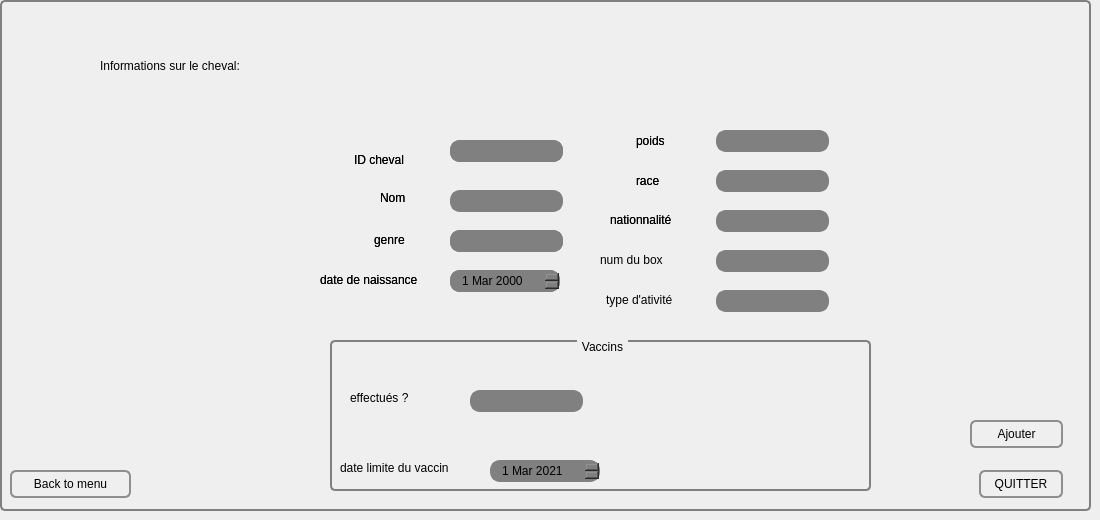
        <widget class="QWidget" name="tab_3">
         <attribute name="title">
          <string>Ajouter </string>
         </attribute>
         <widget class="QGroupBox" name="groupBox_2">
          <property name="geometry">
           <rect>
            <x>0</x>
            <y>0</y>
            <width>1091</width>
            <height>511</height>
           </rect>
          </property>
          <property name="styleSheet">
           <string notr="true">QGroupBox {
    background-color: qlineargradient(x1: 0, y1: 0, x2: 0, y2: 1,
                                      stop: 0 #E0E0E0, stop: 1 #FFFFFF);
    border: 2px solid gray;
    border-radius: 5px;
    margin-top: 1ex; /* leave space at the top for the title */
}

QGroupBox::title {
    subcontrol-origin: margin;
    subcontrol-position: top center; /* position at the top center */
    padding: 0 3px;
    background-color: qlineargradient(x1: 0, y1: 0, x2: 0, y2: 1,
                                      stop: 0 #FF0ECE, stop: 1 #FFFFFF);
}</string>
          </property>
          <property name="title">
           <string/>
          </property>
          <widget class="QLineEdit" name="idChev">
           <property name="geometry">
            <rect>
             <x>450</x>
             <y>140</y>
             <width>113</width>
             <height>22</height>
            </rect>
           </property>
           <property name="styleSheet">
            <string notr="true">QLineEdit {
    border: 2px solid gray;
    border-radius: 10px;
    padding: 0 8px;
    background: grey;
    selection-background-color: darkgray;
}
</string>
           </property>
          </widget>
          <widget class="QLineEdit" name="nomChev">
           <property name="geometry">
            <rect>
             <x>450</x>
             <y>190</y>
             <width>113</width>
             <height>22</height>
            </rect>
           </property>
           <property name="styleSheet">
            <string notr="true">QLineEdit {
    border: 2px solid gray;
    border-radius: 10px;
    padding: 0 8px;
    background: grey;
    selection-background-color: darkgray;
}
</string>
           </property>
          </widget>
          <widget class="QLineEdit" name="poidsChev">
           <property name="geometry">
            <rect>
             <x>716</x>
             <y>130</y>
             <width>113</width>
             <height>22</height>
            </rect>
           </property>
           <property name="styleSheet">
            <string notr="true">QLineEdit {
    border: 2px solid gray;
    border-radius: 10px;
    padding: 0 8px;
    background: grey;
    selection-background-color: darkgray;
}
</string>
           </property>
          </widget>
          <widget class="QLabel" name="label_6">
           <property name="geometry">
            <rect>
             <x>354</x>
             <y>150</y>
             <width>81</width>
             <height>20</height>
            </rect>
           </property>
           <property name="styleSheet">
            <string notr="true">font: 25 10pt &quot;Footlight MT Light&quot;;</string>
           </property>
           <property name="text">
            <string>ID cheval</string>
           </property>
          </widget>
          <widget class="QLabel" name="label_7">
           <property name="geometry">
            <rect>
             <x>380</x>
             <y>190</y>
             <width>55</width>
             <height>16</height>
            </rect>
           </property>
           <property name="styleSheet">
            <string notr="true">font: 25 10pt &quot;Footlight MT Light&quot;;
</string>
           </property>
           <property name="text">
            <string>Nom</string>
           </property>
          </widget>
          <widget class="QLabel" name="label_8">
           <property name="geometry">
            <rect>
             <x>374</x>
             <y>230</y>
             <width>61</width>
             <height>20</height>
            </rect>
           </property>
           <property name="styleSheet">
            <string notr="true">font: 25 10pt &quot;Footlight MT Light&quot;;</string>
           </property>
           <property name="text">
            <string>genre</string>
           </property>
          </widget>
          <widget class="QLabel" name="label_9">
           <property name="geometry">
            <rect>
             <x>320</x>
             <y>270</y>
             <width>121</width>
             <height>20</height>
            </rect>
           </property>
           <property name="styleSheet">
            <string notr="true">font: 25 10pt &quot;Footlight MT Light&quot;;</string>
           </property>
           <property name="text">
            <string>date de naissance</string>
           </property>
          </widget>
          <widget class="QLabel" name="label_10">
           <property name="geometry">
            <rect>
             <x>636</x>
             <y>130</y>
             <width>55</width>
             <height>21</height>
            </rect>
           </property>
           <property name="styleSheet">
            <string notr="true">font: 25 10pt &quot;Footlight MT Light&quot;;</string>
           </property>
           <property name="text">
            <string>poids</string>
           </property>
          </widget>
          <widget class="QLabel" name="label_11">
           <property name="geometry">
            <rect>
             <x>636</x>
             <y>170</y>
             <width>55</width>
             <height>21</height>
            </rect>
           </property>
           <property name="styleSheet">
            <string notr="true">font: 25 10pt &quot;Footlight MT Light&quot;;</string>
           </property>
           <property name="text">
            <string>race</string>
           </property>
          </widget>
          <widget class="QLabel" name="label_12">
           <property name="geometry">
            <rect>
             <x>610</x>
             <y>210</y>
             <width>81</width>
             <height>20</height>
            </rect>
           </property>
           <property name="styleSheet">
            <string notr="true">font: 25 10pt &quot;Footlight MT Light&quot;;</string>
           </property>
           <property name="text">
            <string>nationnalité</string>
           </property>
          </widget>
          <widget class="QLabel" name="label_13">
           <property name="geometry">
            <rect>
             <x>600</x>
             <y>250</y>
             <width>91</width>
             <height>20</height>
            </rect>
           </property>
           <property name="styleSheet">
            <string notr="true">font: 25 10pt &quot;Footlight MT Light&quot;;</string>
           </property>
           <property name="text">
            <string>num du box</string>
           </property>
          </widget>
          <widget class="QLabel" name="label_14">
           <property name="geometry">
            <rect>
             <x>606</x>
             <y>290</y>
             <width>91</width>
             <height>20</height>
            </rect>
           </property>
           <property name="styleSheet">
            <string notr="true">font: 25 10pt &quot;Footlight MT Light&quot;;</string>
           </property>
           <property name="text">
            <string>type d'ativité</string>
           </property>
          </widget>
          <widget class="QGroupBox" name="groupBox_3">
           <property name="geometry">
            <rect>
             <x>330</x>
             <y>340</y>
             <width>541</width>
             <height>151</height>
            </rect>
           </property>
           <property name="title">
            <string>Vaccins</string>
           </property>
           <widget class="QLabel" name="label_15">
            <property name="geometry">
             <rect>
              <x>10</x>
              <y>120</y>
              <width>131</width>
              <height>16</height>
             </rect>
            </property>
            <property name="styleSheet">
             <string notr="true">font: 25 10pt &quot;Footlight MT Light&quot;;</string>
            </property>
            <property name="text">
             <string>date limite du vaccin</string>
            </property>
           </widget>
           <widget class="QLineEdit" name="vaccinsChev">
            <property name="geometry">
             <rect>
              <x>140</x>
              <y>50</y>
              <width>113</width>
              <height>22</height>
             </rect>
            </property>
            <property name="styleSheet">
             <string notr="true">QLineEdit {
    border: 2px solid gray;
    border-radius: 10px;
    padding: 0 8px;
    background: grey;
    selection-background-color: darkgray;
}
</string>
            </property>
           </widget>
           <widget class="QDateEdit" name="dateLimiteVaccin">
            <property name="geometry">
             <rect>
              <x>160</x>
              <y>120</y>
              <width>110</width>
              <height>22</height>
             </rect>
            </property>
            <property name="styleSheet">
             <string notr="true">QDateEdit {
    border: 2px solid gray;
    border-radius: 10px;
    padding: 0 8px;
    background: grey;
    selection-background-color: darkgray;
}

</string>
            </property>
            <property name="maximumDate">
             <date>
              <year>2023</year>
              <month>3</month>
              <day>1</day>
             </date>
            </property>
            <property name="minimumDate">
             <date>
              <year>2021</year>
              <month>3</month>
              <day>1</day>
             </date>
            </property>
           </widget>
           <widget class="QLabel" name="label_28">
            <property name="geometry">
             <rect>
              <x>20</x>
              <y>50</y>
              <width>91</width>
              <height>16</height>
             </rect>
            </property>
            <property name="styleSheet">
             <string notr="true">font: 25 10pt &quot;Footlight MT Light&quot;;</string>
            </property>
            <property name="text">
             <string>effectués ?</string>
            </property>
           </widget>
          </widget>
          <widget class="QPushButton" name="ajouter_cheval">
           <property name="geometry">
            <rect>
             <x>970</x>
             <y>420</y>
             <width>93</width>
             <height>28</height>
            </rect>
           </property>
           <property name="styleSheet">
            <string notr="true">QPushButton {
    border: 2px solid #8f8f91;
    border-radius: 6px;
    background-color: qlineargradient(x1: 0, y1: 0, x2: 0, y2: 1,
                                      stop: 0 #f6f7fa, stop: 1 #dadbde);
    min-width: 80px;
}

QPushButton:pressed {
    background-color: qlineargradient(x1: 0, y1: 0, x2: 0, y2: 1,
                                      stop: 0 #dadbde, stop: 1 #f6f7fa);
}

QPushButton:flat {
    border: none; /* no border for a flat push button */
}

QPushButton:default {
    border-color: navy; /* make the default button prominent */
}
</string>
           </property>
           <property name="text">
            <string>Ajouter</string>
           </property>
           <property name="icon">
            <iconset resource="imagee.qrc">
             <normaloff>:/verifier.png</normaloff>:/verifier.png</iconset>
           </property>
          </widget>
          <widget class="QLineEdit" name="raceChev">
           <property name="geometry">
            <rect>
             <x>716</x>
             <y>170</y>
             <width>113</width>
             <height>22</height>
            </rect>
           </property>
           <property name="styleSheet">
            <string notr="true">QLineEdit {
    border: 2px solid gray;
    border-radius: 10px;
    padding: 0 8px;
    background: grey;
    selection-background-color: darkgray;
}
</string>
           </property>
          </widget>
          <widget class="QLineEdit" name="nationnaliteChev">
           <property name="geometry">
            <rect>
             <x>716</x>
             <y>210</y>
             <width>113</width>
             <height>22</height>
            </rect>
           </property>
           <property name="styleSheet">
            <string notr="true">QLineEdit {
    border: 2px solid gray;
    border-radius: 10px;
    padding: 0 8px;
    background: grey;
    selection-background-color: darkgray;
}
</string>
           </property>
          </widget>
          <widget class="QLineEdit" name="num_box">
           <property name="geometry">
            <rect>
             <x>716</x>
             <y>250</y>
             <width>113</width>
             <height>22</height>
            </rect>
           </property>
           <property name="styleSheet">
            <string notr="true">QLineEdit {
    border: 2px solid gray;
    border-radius: 10px;
    padding: 0 8px;
    background: grey;
    selection-background-color: darkgray;
}
</string>
           </property>
          </widget>
          <widget class="QLabel" name="label_38">
           <property name="geometry">
            <rect>
             <x>100</x>
             <y>50</y>
             <width>341</width>
             <height>31</height>
            </rect>
           </property>
           <property name="styleSheet">
            <string notr="true">font: 25 18pt &quot;Footlight MT Light&quot;;
</string>
           </property>
           <property name="text">
            <string>Informations sur le cheval:</string>
           </property>
          </widget>
          <widget class="QPushButton" name="QUITTER_1">
           <property name="geometry">
            <rect>
             <x>979</x>
             <y>470</y>
             <width>84</width>
             <height>28</height>
            </rect>
           </property>
           <property name="styleSheet">
            <string notr="true">QPushButton {
    border: 2px solid #8f8f91;
    border-radius: 6px;
    background-color: qlineargradient(x1: 0, y1: 0, x2: 0, y2: 1,
                                      stop: 0 #f6f7fa, stop: 1 #dadbde);
    min-width: 80px;
}

QPushButton:pressed {
    background-color: qlineargradient(x1: 0, y1: 0, x2: 0, y2: 1,
                                      stop: 0 #dadbde, stop: 1 #f6f7fa);
}

QPushButton:flat {
    border: none; /* no border for a flat push button */
}

QPushButton:default {
    border-color: navy; /* make the default button prominent */
}</string>
           </property>
           <property name="text">
            <string>QUITTER</string>
           </property>
           <property name="icon">
            <iconset resource="imagee.qrc">
             <normaloff>:/quitter.png</normaloff>:/quitter.png</iconset>
           </property>
          </widget>
          <widget class="QLineEdit" name="genreChev">
           <property name="geometry">
            <rect>
             <x>450</x>
             <y>230</y>
             <width>113</width>
             <height>22</height>
            </rect>
           </property>
           <property name="styleSheet">
            <string notr="true">QLineEdit {
    border: 2px solid gray;
    border-radius: 10px;
    padding: 0 8px;
    background: grey;
    selection-background-color: darkgray;
}
</string>
           </property>
          </widget>
          <widget class="QLineEdit" name="type_actChev">
           <property name="geometry">
            <rect>
             <x>716</x>
             <y>290</y>
             <width>113</width>
             <height>22</height>
            </rect>
           </property>
           <property name="styleSheet">
            <string notr="true">QLineEdit {
    border: 2px solid gray;
    border-radius: 10px;
    padding: 0 8px;
    background: grey;
    selection-background-color: darkgray;
}
</string>
           </property>
          </widget>
          <widget class="QDateEdit" name="dateChev">
           <property name="geometry">
            <rect>
             <x>450</x>
             <y>270</y>
             <width>110</width>
             <height>22</height>
            </rect>
           </property>
           <property name="styleSheet">
            <string notr="true">QDateEdit {
    border: 2px solid gray;
    border-radius: 10px;
    padding: 0 8px;
    background: grey;
    selection-background-color: darkgray;
}
</string>
           </property>
           <property name="maximumDateTime">
            <datetime>
             <hour>23</hour>
             <minute>59</minute>
             <second>59</second>
             <year>2022</year>
             <month>12</month>
             <day>31</day>
            </datetime>
           </property>
           <property name="minimumDateTime">
            <datetime>
             <hour>0</hour>
             <minute>0</minute>
             <second>0</second>
             <year>2000</year>
             <month>3</month>
             <day>1</day>
            </datetime>
           </property>
           <property name="minimumDate">
            <date>
             <year>2000</year>
             <month>3</month>
             <day>1</day>
            </date>
           </property>
          </widget>
          <widget class="QLabel" name="label_16">
           <property name="geometry">
            <rect>
             <x>610</x>
             <y>210</y>
             <width>81</width>
             <height>20</height>
            </rect>
           </property>
           <property name="styleSheet">
            <string notr="true">font: 25 10pt &quot;Footlight MT Light&quot;;</string>
           </property>
           <property name="text">
            <string>nationnalité</string>
           </property>
          </widget>
          <widget class="QLabel" name="label_25">
           <property name="geometry">
            <rect>
             <x>380</x>
             <y>190</y>
             <width>55</width>
             <height>16</height>
            </rect>
           </property>
           <property name="styleSheet">
            <string notr="true">font: 25 10pt &quot;Footlight MT Light&quot;;
</string>
           </property>
           <property name="text">
            <string>Nom</string>
           </property>
          </widget>
          <widget class="QLineEdit" name="idChev_2">
           <property name="geometry">
            <rect>
             <x>450</x>
             <y>140</y>
             <width>113</width>
             <height>22</height>
            </rect>
           </property>
           <property name="styleSheet">
            <string notr="true">QLineEdit {
    border: 2px solid gray;
    border-radius: 10px;
    padding: 0 8px;
    background: grey;
    selection-background-color: darkgray;
}
</string>
           </property>
          </widget>
          <widget class="QLabel" name="label_26">
           <property name="geometry">
            <rect>
             <x>354</x>
             <y>150</y>
             <width>81</width>
             <height>20</height>
            </rect>
           </property>
           <property name="styleSheet">
            <string notr="true">font: 25 10pt &quot;Footlight MT Light&quot;;</string>
           </property>
           <property name="text">
            <string>ID cheval</string>
           </property>
          </widget>
          <widget class="QLabel" name="label_27">
           <property name="geometry">
            <rect>
             <x>636</x>
             <y>170</y>
             <width>55</width>
             <height>21</height>
            </rect>
           </property>
           <property name="styleSheet">
            <string notr="true">font: 25 10pt &quot;Footlight MT Light&quot;;</string>
           </property>
           <property name="text">
            <string>race</string>
           </property>
          </widget>
          <widget class="QLabel" name="label_29">
           <property name="geometry">
            <rect>
             <x>320</x>
             <y>270</y>
             <width>121</width>
             <height>20</height>
            </rect>
           </property>
           <property name="styleSheet">
            <string notr="true">font: 25 10pt &quot;Footlight MT Light&quot;;</string>
           </property>
           <property name="text">
            <string>date de naissance</string>
           </property>
          </widget>
          <widget class="QLineEdit" name="genreChev_2">
           <property name="geometry">
            <rect>
             <x>450</x>
             <y>230</y>
             <width>113</width>
             <height>22</height>
            </rect>
           </property>
           <property name="styleSheet">
            <string notr="true">QLineEdit {
    border: 2px solid gray;
    border-radius: 10px;
    padding: 0 8px;
    background: grey;
    selection-background-color: darkgray;
}
</string>
           </property>
          </widget>
          <widget class="QLabel" name="label_30">
           <property name="geometry">
            <rect>
             <x>374</x>
             <y>230</y>
             <width>61</width>
             <height>20</height>
            </rect>
           </property>
           <property name="styleSheet">
            <string notr="true">font: 25 10pt &quot;Footlight MT Light&quot;;</string>
           </property>
           <property name="text">
            <string>genre</string>
           </property>
          </widget>
          <widget class="QDateEdit" name="dateChev_2">
           <property name="geometry">
            <rect>
             <x>450</x>
             <y>270</y>
             <width>110</width>
             <height>22</height>
            </rect>
           </property>
           <property name="styleSheet">
            <string notr="true">QDateEdit {
    border: 2px solid gray;
    border-radius: 10px;
    padding: 0 8px;
    background: grey;
    selection-background-color: darkgray;
}
</string>
           </property>
           <property name="maximumDateTime">
            <datetime>
             <hour>23</hour>
             <minute>59</minute>
             <second>59</second>
             <year>2022</year>
             <month>12</month>
             <day>31</day>
            </datetime>
           </property>
           <property name="minimumDateTime">
            <datetime>
             <hour>0</hour>
             <minute>0</minute>
             <second>0</second>
             <year>2000</year>
             <month>3</month>
             <day>1</day>
            </datetime>
           </property>
           <property name="minimumDate">
            <date>
             <year>2000</year>
             <month>3</month>
             <day>1</day>
            </date>
           </property>
          </widget>
          <widget class="QLabel" name="label_33">
           <property name="geometry">
            <rect>
             <x>636</x>
             <y>130</y>
             <width>55</width>
             <height>21</height>
            </rect>
           </property>
           <property name="styleSheet">
            <string notr="true">font: 25 10pt &quot;Footlight MT Light&quot;;</string>
           </property>
           <property name="text">
            <string>poids</string>
           </property>
          </widget>
          <widget class="QLabel" name="label_41">
           <property name="geometry">
            <rect>
             <x>110</x>
             <y>160</y>
             <width>121</width>
             <height>81</height>
            </rect>
           </property>
           <property name="styleSheet">
            <string notr="true">image: url(:/cheval.png);</string>
           </property>
           <property name="text">
            <string/>
           </property>
          </widget>
          <widget class="QPushButton" name="pushButton_Reglage_2">
           <property name="geometry">
            <rect>
             <x>1150</x>
             <y>10</y>
             <width>51</width>
             <height>41</height>
            </rect>
           </property>
           <property name="styleSheet">
            <string notr="true"/>
           </property>
           <property name="text">
            <string/>
           </property>
           <property name="icon">
            <iconset resource="imagee.qrc">
             <normaloff>:/settings.png</normaloff>:/settings.png</iconset>
           </property>
          </widget>
          <widget class="QPushButton" name="pushButton_back_5">
           <property name="geometry">
            <rect>
             <x>10</x>
             <y>470</y>
             <width>121</width>
             <height>28</height>
            </rect>
           </property>
           <property name="styleSheet">
            <string notr="true">QPushButton {
    border: 2px solid #8f8f91;
    border-radius: 6px;
    background-color: qlineargradient(x1: 0, y1: 0, x2: 0, y2: 1,
                                      stop: 0 #f6f7fa, stop: 1 #dadbde);
    min-width: 80px;
}

QPushButton:pressed {
    background-color: qlineargradient(x1: 0, y1: 0, x2: 0, y2: 1,
                                      stop: 0 #dadbde, stop: 1 #f6f7fa);
}

QPushButton:flat {
    border: none; /* no border for a flat push button */
}

QPushButton:default {
    border-color: navy; /* make the default button prominent */
}

</string>
           </property>
           <property name="text">
            <string>Back to menu</string>
           </property>
           <property name="icon">
            <iconset resource="imagee.qrc">
             <normaloff>:/back.png</normaloff>:/back.png</iconset>
           </property>
          </widget>
          <zorder>label_10</zorder>
          <zorder>label_11</zorder>
          <zorder>label_12</zorder>
          <zorder>label_13</zorder>
          <zorder>label_14</zorder>
          <zorder>ajouter_cheval</zorder>
          <zorder>groupBox_3</zorder>
          <zorder>idChev</zorder>
          <zorder>nomChev</zorder>
          <zorder>poidsChev</zorder>
          <zorder>label_6</zorder>
          <zorder>label_7</zorder>
          <zorder>label_8</zorder>
          <zorder>label_9</zorder>
          <zorder>raceChev</zorder>
          <zorder>nationnaliteChev</zorder>
          <zorder>num_box</zorder>
          <zorder>label_38</zorder>
          <zorder>QUITTER_1</zorder>
          <zorder>genreChev</zorder>
          <zorder>type_actChev</zorder>
          <zorder>dateChev</zorder>
          <zorder>label_16</zorder>
          <zorder>label_25</zorder>
          <zorder>idChev_2</zorder>
          <zorder>label_26</zorder>
          <zorder>label_27</zorder>
          <zorder>label_29</zorder>
          <zorder>genreChev_2</zorder>
          <zorder>label_30</zorder>
          <zorder>dateChev_2</zorder>
          <zorder>label_33</zorder>
          <zorder>label_41</zorder>
          <zorder>pushButton_Reglage_2</zorder>
          <zorder>pushButton_back_5</zorder>
         </widget>
        </widget>
